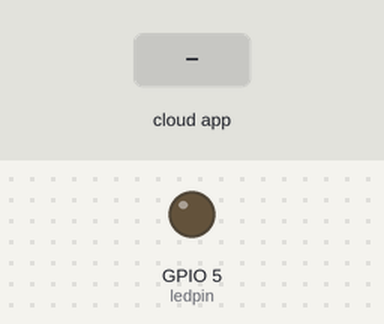
Recording of a sketch running on a simulated ESP32. Shown: output pins drawn as LEDs (lit = HIGH). The inputs (shaded band) are chosen by the test bench. WiFi joins after 1.5 s; servers stay silent unless stated; the Firebase database answers and starts empty; what the sketch prints to the serial monitor is not drawn.

Above: at 3.8 s.
3.9 s: the phone or cloud app sets LED_STATUS to ON
At 4.3 s:
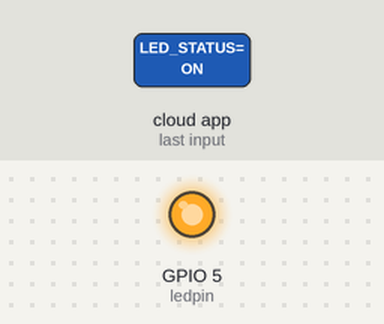
5.4 s: the phone or cloud app sets LED_STATUS to OFF
At 7.3 s:
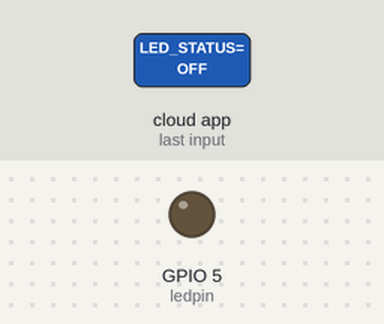
Timing chart, 0 to 8.8 s (numbered marks = the images above; inputs shaded):
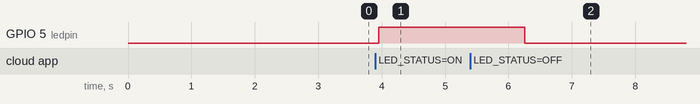

Measured:
- after the input at 3.9 s, GPIO 5 (ledpin): LOW → HIGH after 0.05 s
- after the input at 5.4 s, GPIO 5 (ledpin): HIGH → LOW after 0.85 s

The sketch:

led_firebase_code.ino
```cpp
#include <WiFi.h>                                 // esp32 library
#include <FirebaseESP32.h>                        // firebase library

#define FIREBASE_HOST "esp32-led-b0b61-default-rtdb.firebaseio.com/"  // the project name address from firebase id
#define FIREBASE_AUTH "hcr7CkmmOb0tVJr2fXjypFgOlqRuVsg8fEohSSpC"                          // the secret key generated from firebase
#define WIFI_SSID "HOME-AC7D-2.4"                                // input your home or public wifi name
#define WIFI_PASSWORD "A4HD9E4EACPDFJ33"                            // password of wifi ssid

String fireString = "";                                          // led status received from firebase
int ledpin = 5;

//Define FirebaseESP32 data object
FirebaseData firebaseData;

void setup() {
  Serial.begin(115200);
  delay(1000);
  pinMode(ledpin, OUTPUT);
  WiFi.begin(WIFI_SSID, WIFI_PASSWORD);                          // try to connect with wifi

  Serial.print("Connecting to ");
  Serial.print(WIFI_SSID);
  while (WiFi.status() != WL_CONNECTED) {
    Serial.print(".");
    delay(500);
  }

  Serial.println();
  Serial.print("Connected to ");
  Serial.println(WIFI_SSID);
  Serial.print("IP Address is : ");
  Serial.println(WiFi.localIP());                                // print local IP address
  Firebase.begin(FIREBASE_HOST, FIREBASE_AUTH);                  // connect to firebase
  Firebase.reconnectWiFi(true);
  Firebase.set(firebaseData, "/LED_STATUS", "OFF");              // set initial string of "OFF"
}

void loop() {

  Firebase.get(firebaseData, "/LED_STATUS");                     // get led status input from firebase
  fireString = firebaseData.stringData();                        // change to e.g. intData() or boolData()
  Serial.println(fireString);

  if (fireString == "ON") {                    // compare the input of led status received from firebase
    Serial.println("Led Turned ON");
    digitalWrite(ledpin, HIGH);                // make output led ON
  }

  else if (fireString == "OFF") {              // compare the input of led status received from firebase
    Serial.println("Led Turned OFF");
    digitalWrite(ledpin, LOW);                 // make output led OFF
  }

  else {
    Serial.println("Please send ON/OFF");
  }

  delay(1000);                                 // not strictly necessary
}
```
